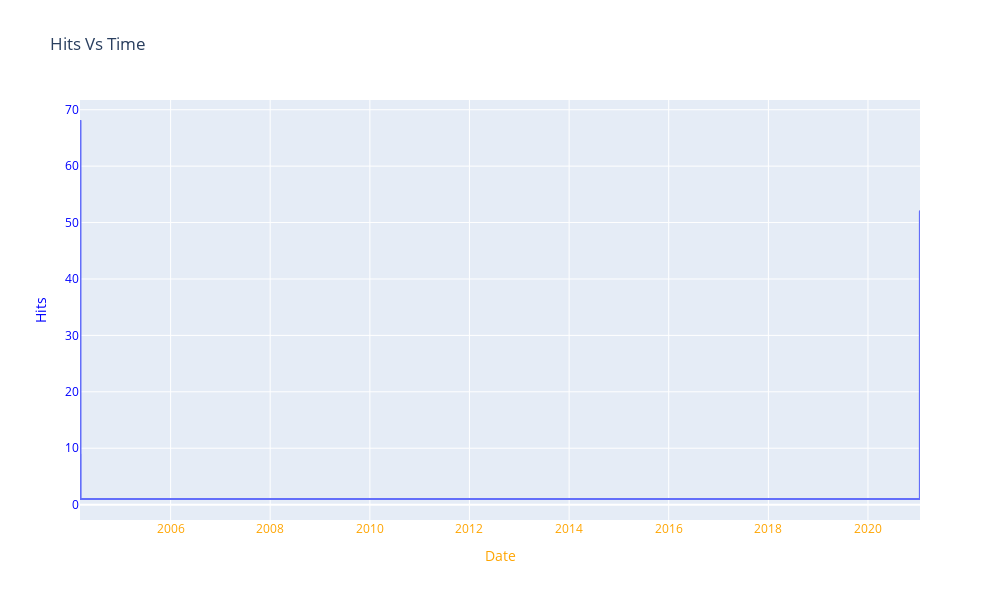

The notebook cell this image was saved under:
### Code cell
def plot_hit_vs_time(df_date,title,xlabel,ylabel):
    layout = go.Layout(height=600, width=1000,title='Hits Vs Time', xaxis=dict(title='Date',color='orange'),
                   yaxis=dict(title='Hits',color='blue'))
    fig = px.line(x=df_date.unique(), y=df_date.value_counts(sort = False))
    fig.layout=layout
    fig.show()

plot_hit_vs_time(df_date,"Hits v/s Time: Complete",'Time',"Hits")

### Figure 1 — Plotly figure (JSON) as saved in the notebook; plotly's stock layout.template omitted (floating-point values rounded to 4 significant figures; data arrays with more than 128 entries replaced by an {"elided": "..."} marker saying what was removed)
{"data": [{"hovertemplate": "x=%{x}<br>y=%{y}<extra></extra>", "legendgroup": "", "line": {"color": "#636efa", "dash": "solid"}, "mode": "lines", "name": "", "showlegend": false, "type": "scattergl", "x": {"elided": "1310 str values"}, "xaxis": "x", "y": {"elided": "1310 int values"}, "yaxis": "y"}], "layout": {"height": 600, "title": {"text": "Hits Vs Time"}, "width": 1000, "xaxis": {"color": "orange", "title": {"text": "Date"}}, "yaxis": {"color": "blue", "title": {"text": "Hits"}}}}
